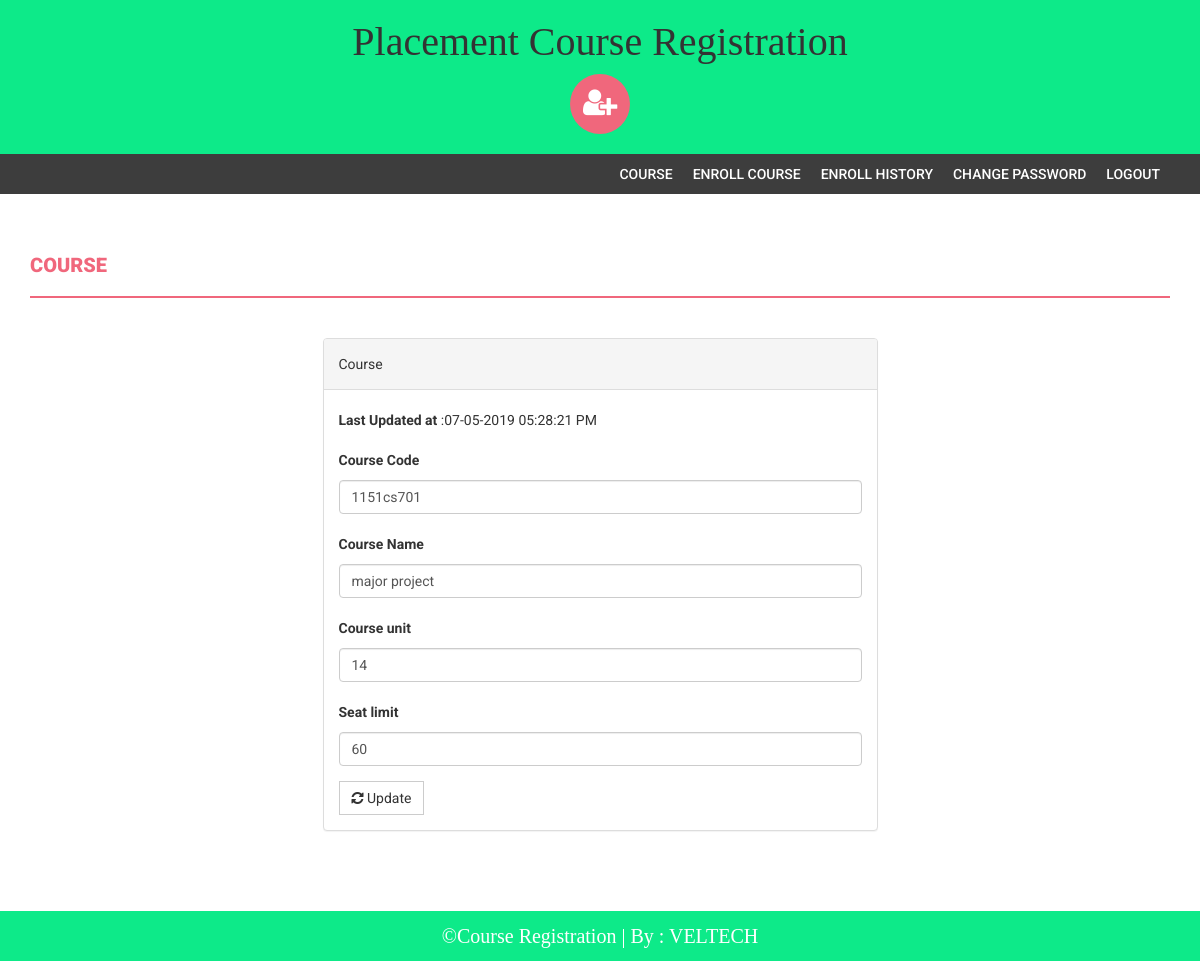
Page /Training/edit-course.php?id=5 (signed in) on the committed database.
### tables this page shows
CREATE TABLE `course` (
  `id` int(11) NOT NULL,
  `courseCode` varchar(255) DEFAULT NULL,
  `courseName` varchar(255) DEFAULT NULL,
  `courseUnit` varchar(255) DEFAULT NULL,
  `noofSeats` int(11) DEFAULT NULL,
  `creationDate` timestamp NULL DEFAULT CURRENT_TIMESTAMP,
  `updationDate` varchar(255) DEFAULT NULL
);

### Training/edit-course.php (the view, shortened to what this page needs)
<?php
include('includes/config.php');
if(strlen($_SESSION['alogin'])==0)
    {
header('location:index.php');
}
else{
$id=intval($_GET['id']);
?>
<!DOCTYPE html>
<html xmlns="http://www.w3.org/1999/xhtml">
<head>
    <link href="assets/css/bootstrap.css" rel="stylesheet" />
    <link href="assets/css/font-awesome.css" rel="stylesheet" />
    <link href="assets/css/style.css" rel="stylesheet" />
</head>
<body>
<?php include('includes/header.php');?>
<?php if($_SESSION['alogin']!="")
{
 include('includes/menubar.php');
}
 ?>
    <div class="content-wrapper">
        <div class="container">
              <div class="row">
                    <div class="col-md-12">
                        <h1 class="page-head-line">Course  </h1>
                    </div>
                </div>
                <div class="row" >
                  <div class="col-md-3"></div>
                    <div class="col-md-6">
                        <div class="panel panel-default">
                        <div class="panel-heading">
                           Course
                        </div>
                        <div class="panel-body">
                       <form name="dept" method="post">
<?php
$sql=mysqli_query($con,"select * from course where id='$id'");
while($row=mysqli_fetch_array($sql))
{
?>
<p><b>Last Updated at</b> :<?php echo htmlentities($row['updationDate']);?></p>
   <div class="form-group">
    <label for="coursecode">Course Code  </label>
    <input type="text" class="form-control" id="coursecode" name="coursecode" placeholder="Course Code" value="<?php echo htmlentities($row['courseCode']);?>" required />
  </div>
 <div class="form-group">
    <label for="coursename">Course Name  </label>
    <input type="text" class="form-control" id="coursename" name="coursename" placeholder="Course Name" value="<?php echo htmlentities($row['courseName']);?>" required />
  </div>
<div class="form-group">
    <label for="courseunit">Course unit  </label>
    <input type="text" class="form-control" id="courseunit" name="courseunit" placeholder="Course Unit" value="<?php echo htmlentities($row['courseUnit']);?>" required />
  </div>
<div class="form-group">
    <label for="seatlimit">Seat limit  </label>
    <input type="text" class="form-control" id="seatlimit" name="seatlimit" placeholder="Seat limit" value="<?php echo htmlentities($row['noofSeats']);?>" required />
  </div>
<?php } ?>
 <button type="submit" name="submit" class="btn btn-default"><i class=" fa fa-refresh "></i> Update</button>
</form>
                            </div>
                            </div>
                    </div>
                </div>
            </div>
        </div>
  <?php include('includes/footer.php');?>
</body>
</html>
<?php } ?>

### Training/assets/css/style.css (style rules this page uses)
body { font-family: 'Roboto', sans-serif; line-height: 30px; }
.content-wrapper { margin-top: 40px; min-height: 600px; padding-bottom: 60px; }
.page-head-line { font-weight: 900; padding-bottom: 20px; border-bottom: 2px solid #F0677C; text-transform: uppercase; color: #F0677C; font-size: 20px; margin-bottom: 40px; }
.btn { border-radius: 0px; -webkit-border-radius: 0px; -moz-border-radius: 0px; }

### rows in the picture
course: updationDate "07-05-2019 05:28:21 PM", coursecode "1151cs701", coursename "major project", courseunit "14", seatlimit "60"
